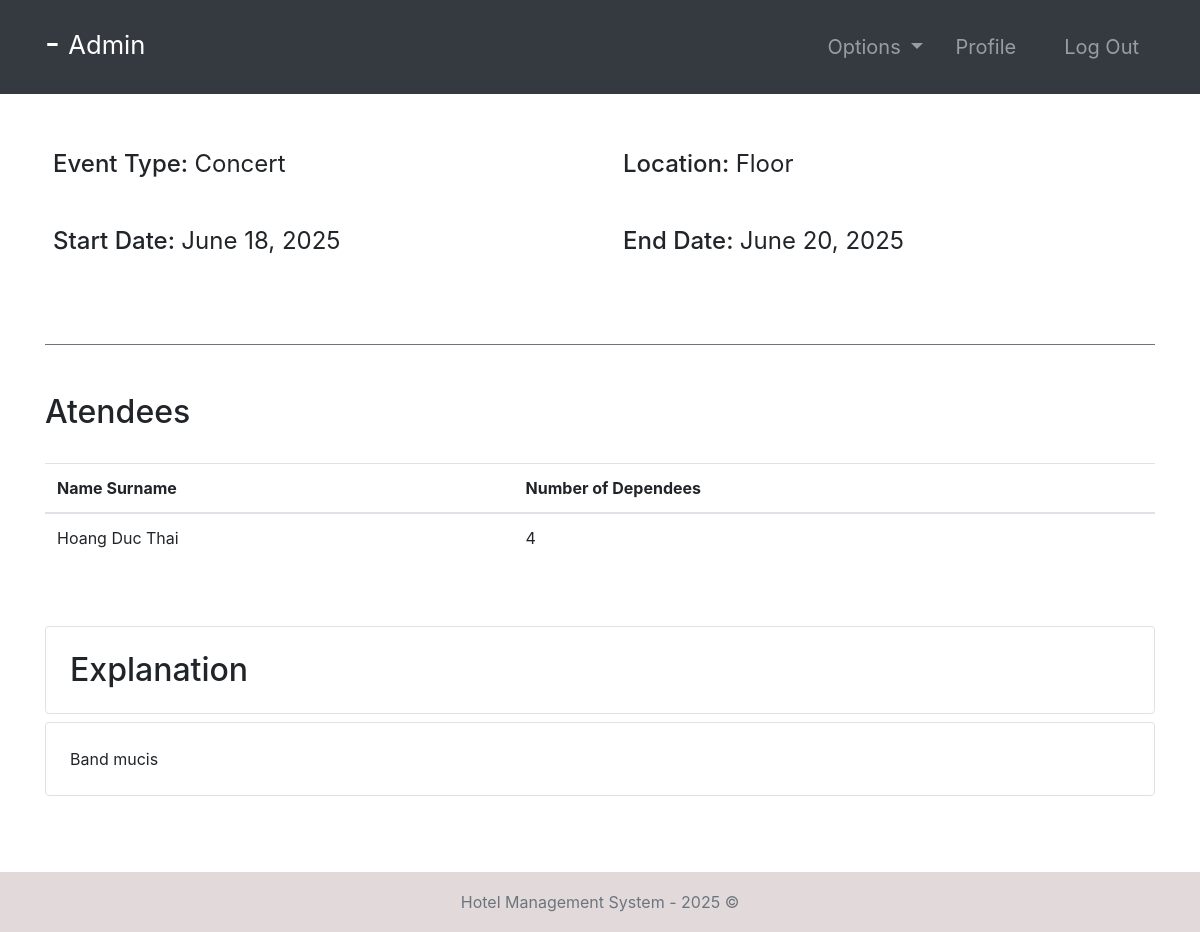
The page /event-profile/2/ (signed in) on the database its author committed.
### hotel/models.py (models this page shows, shortened)
class Event(models.Model):
    EVENT_TYPES = (
        ('Movie', 'Movie'),
        ('Theater', 'Theater'),
        ('Conference', 'Conference'),
        ('Concert', 'Concert'),
        ('Entertainment', 'Entertainment'),
        ('Live Music', 'Live Music'),
    )
    eventType = models.CharField(max_length=20, choices=EVENT_TYPES)
    location = models.CharField(max_length=100)
    startDate = models.DateField()
    endDate = models.DateField()
    explanation = models.TextField()

class EventAttendees(models.Model):
    event = models.ForeignKey(Event, on_delete=models.CASCADE)
    numberOfDependees = models.IntegerField(default=0)
    guest = models.ForeignKey(Guest,   null=True, on_delete=models.CASCADE)

### accounts/models.py (models this page shows, shortened)
class Guest(models.Model):
    user = models.OneToOneField(User, null=True, on_delete=models.CASCADE)
    phoneNumber = PhoneNumberField(unique=True)

### hotel/views.py (the view)
# urls.py: path('event-profile/<str:id>/', event_profile, name="event-profile"),
@ login_required(login_url='login')
def event_profile(request, id):
    role = str(request.user.groups.all()[0])
    path = role + "/"
    tempEvent = Event.objects.get(id=id)
    attendees = EventAttendees.objects.filter(event=tempEvent)
    context = {
        "role": role,
        "attendees": attendees,
        "event": tempEvent
    }
    return render(request, path + "event-profile.html", context)

### templates/admin/event-profile.html
{% extends '../index.html' %}
{% block context %}
{% include '../common_pages/event-profile.html' %}
{% endblock %}

### templates/incs/nav.html (shortened to what this page needs)
<nav class="navbar navbar-dark bg-dark navbar-expand-lg py-3 " role="navigation">
    <div class="container">
        <a href="" class="navbar-brand">
            <h2 class="text-capitalize">
                {{ request.user.first_name }} {{ request.user.last_name }} -
                <small>
                    {{ role }}
                </small>
            </h2>
        </a>
        <div class="collapse navbar-collapse" id="navbarTags">
            <ul class="navbar-nav ml-auto">
                <li class="nav-item dropdown p-2">
                    <a class="nav-link dropdown-toggle" href="#" id="navbarDropdown" role="button"
                        data-toggle="dropdown" aria-haspopup="true" aria-expanded="false">
                        Options
                    </a>
                </li>
                <li class="nav-item mr-3 p-2">
                    {% if role == 'staff' or role == 'receptionist' or role == 'admin' or role == 'manager' %}
                    <a href="{% url 'employee-profile' user.id %}" class="nav-link">Profile</a>
                    {% endif %}
                </li>
                <li class="nav-item p-2 ">
                    <a href="{% url 'logout' %}" class="nav-link">Log Out</a>
                </li>
            </ul>
        </div>
    </div>
</nav>

### templates/common_pages/event-profile.html
<div class="container">
    <div class="row mt-5">
        <div class="col-6">
            <div class="p-2 h4">
                <span>Event Type: </span>
                <span class="font-weight-normal">{{event.eventType}}</span>
            </div>
            <br>
            <div class="p-2 h4">
                <span>Start Date:</span>
                <span class="font-weight-normal">{{event.startDate}}</span>
            </div>
        </div>
        <div class="col-6">
            <div class="p-2 h4">
                <span>Location:</span>
                <span class="font-weight-normal">{{event.location}}</span>
            </div>
            <br>
            <div class="p-2 h4">
                <span>End Date:</span>
                <span class="font-weight-normal">{{event.endDate}}</span>
            </div>
        </div>
    </div>
    <br>
    <div class="table-responsive my-5 border-top border-secondary pt-5">
        <div class="table-header row">
            <div class="col-sm-12 col-md-12 col-lg-4 mb-4">
                <h2>Atendees</h2>
            </div>
        </div>
        <table class="table table-hover">
            <thead>
                <tr>
                    <th>Name Surname</th>
                    <th>Number of Dependees</th>
                </tr>
            </thead>
            <tbody>
                {% for attendee in attendees %}
                <tr>
                    <td>{{attendee.guest.user.first_name}} {{attendee.guest.user.last_name}}</td>
                    <td>{{attendee.numberOfDependees}}</td>
                </tr>
                {% endfor %}
            </tbody>
        </table>
    </div>
    <div class="explanation  pb-5">
        <div class="header h2 border rounded p-4">Explanation</div>
        <div class="content">
            <p class="border rounded p-4">{{event.explanation}}</p>
        </div>
    </div>
</div>

### static/css/main.css (style rules this page uses)
* { margin: 0; padding: 0; -webkit-font-smoothing: antialiased; }
body { position: relative; }
nav .nav-item { font-size: 20px; }

### rows shown on the page
Event: eventType "Concert", startDate "June 18, 2025", location "Floor", endDate "June 20, 2025", explanation "Band mucis"
EventAttendees: guest.user.first_name "Hoang", guest.user.last_name "Duc Thai", numberOfDependees "4"

### other values the page prints
{{ role }} "Admin"
